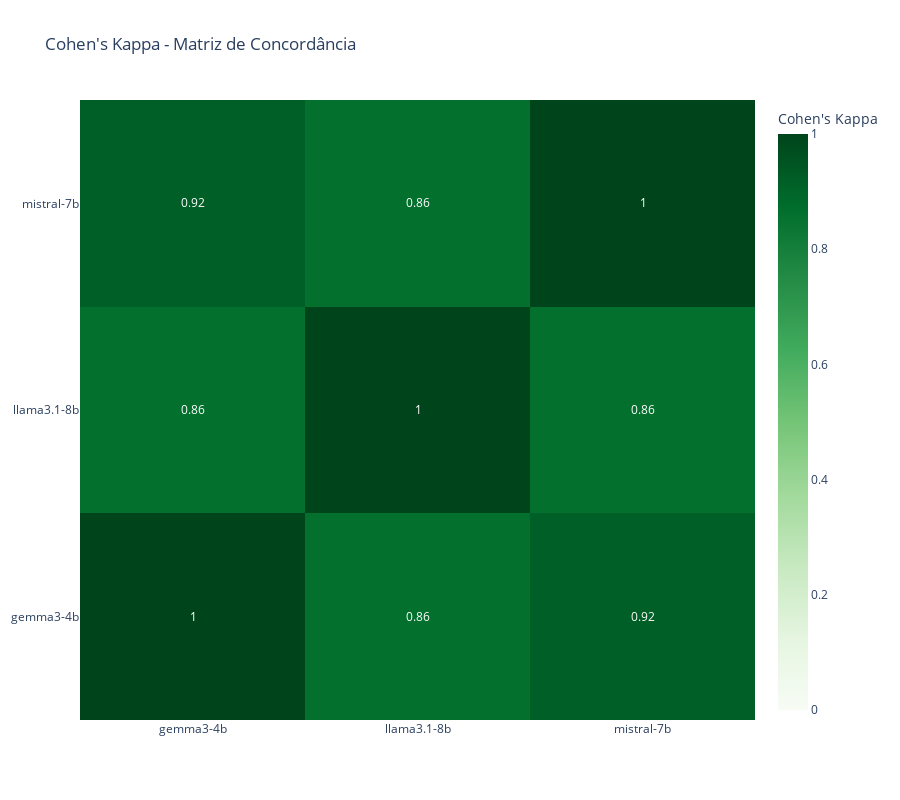

Write notebook code for a chart like this one.
### Markdown cell above
### - Cohens Kappa

### Code cell
logger.info("\n📊 Gerando heatmap de Cohens_Kappa...")
visualizer.plot_kappa_heatmap(
    kappa_df=report['cohens_kappa']
)

### Figure 1 — Plotly figure (JSON) as saved in the notebook; plotly's stock layout.template omitted (floating-point values rounded to 4 significant figures)
{"data": [{"colorbar": {"title": {"text": "Cohen's Kappa"}}, "colorscale": [[0, "rgb(247,252,245)"], [0.125, "rgb(229,245,224)"], [0.25, "rgb(199,233,192)"], [0.375, "rgb(161,217,155)"], [0.5, "rgb(116,196,118)"], [0.625, "rgb(65,171,93)"], [0.75, "rgb(35,139,69)"], [0.875, "rgb(0,109,44)"], [1, "rgb(0,68,27)"]], "text": [[1, 0.86, 0.92], [0.86, 1, 0.86], [0.92, 0.86, 1]], "texttemplate": "%{text}", "type": "heatmap", "x": ["gemma3-4b", "llama3.1-8b", "mistral-7b"], "y": ["gemma3-4b", "llama3.1-8b", "mistral-7b"], "z": [[1, 0.8631, 0.9169], [0.8631, 1, 0.8631], [0.9169, 0.8631, 1]], "zmax": 1, "zmin": 0}], "layout": {"height": 800, "title": {"text": "Cohen's Kappa - Matriz de Concordância"}, "width": 900}}
